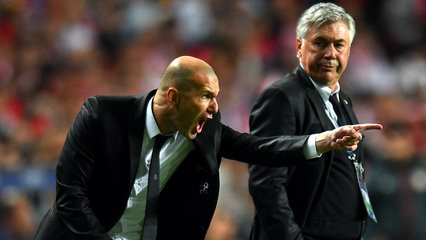
#> input picture 44 selective search算法展示图片/detect.jpg, 426 x 240 px
$ python 1.py   (older library calls are emulated)
#> lines starting #> are read from the running program, lines starting #| are printed output that depends on the picture
# -*- coding: utf-8 -*-

import cv2
import numpy as np
from skimage import io as sio
from skimage.segmentation import felzenszwalb
import matplotlib.pyplot as plt
from _felzenszwalb_cy import _felzenszwalb_cython


# [101 lines left out: function felzenszwalb_test, not called in this run]


if __name__ == '__main__':
    sigma = 0.5
    kernel = 3
    K, min_size = 500, 50
    image = sio.imread("./detect.jpg")
#> image is the input picture: shape (240, 426, 3); mean R, G, B 69.4, 58.2, 52.9
    # skimage自带的felzenszwalb算法
    seg1 = felzenszwalb(image, scale=K, sigma=sigma, min_size=min_size)
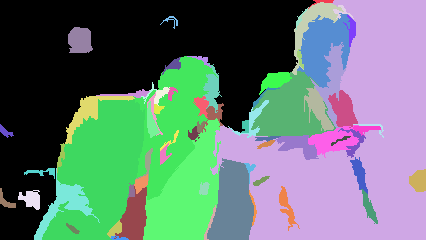
#> seg1: shape (240, 426) int64; 71 distinct labels, from 0 to 70; one colour per label, 0 black
    # skimage自带的felzenszwalb算法cython版转Python代码,更改了高斯模糊
#> (the run stopped early here; a loop or call above may not have finished)
